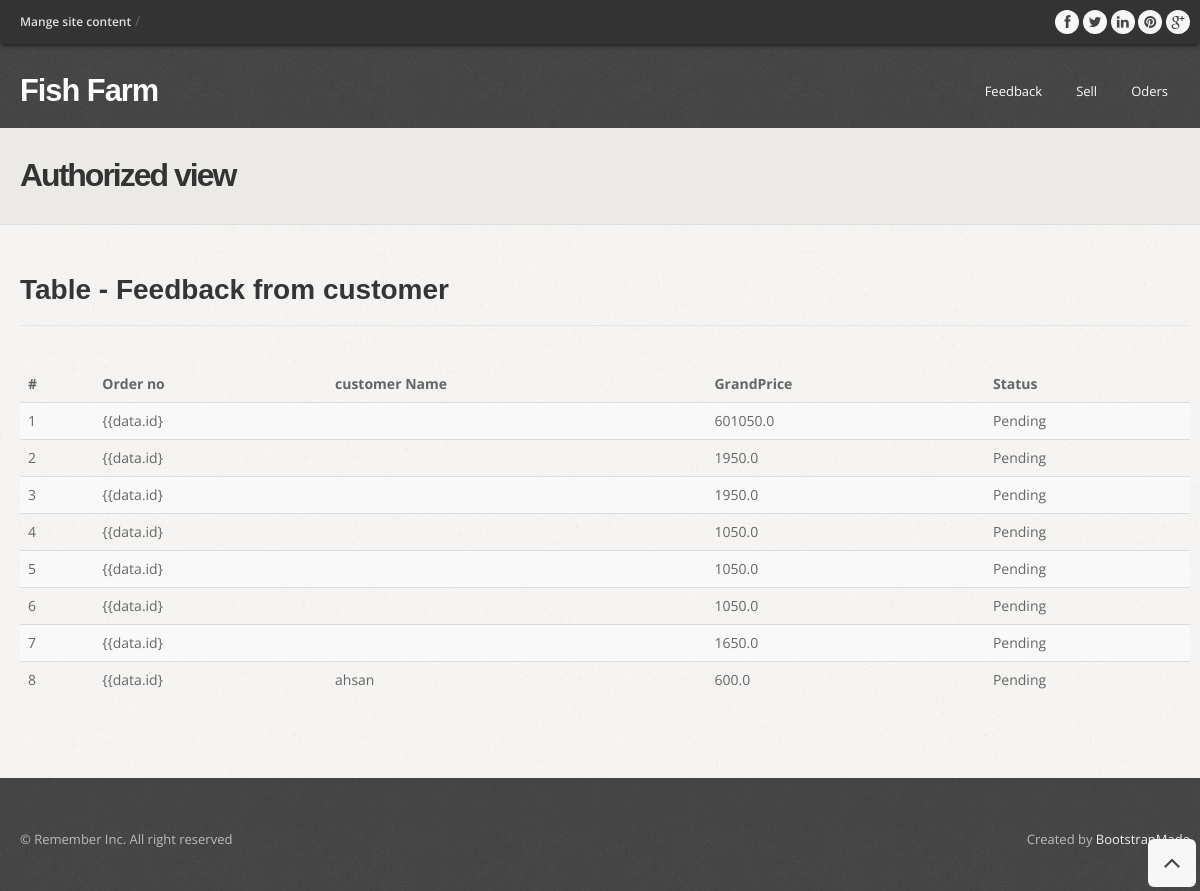
The page /order/ on the database its author committed.
### fishfarm/models.py (models this page shows)
class Req_info(models.Model):
    status=models.CharField(max_length=255, default='Pending')
    Name_Costomer=models.CharField(max_length=255, null=True)
    GrandTotal=models.FloatField(  null=True,default='0.00' )

### fishfarm/views.py (the view)
# urls.py: path('order/', views.order, name='order'),
def order(request):
    dataset = Req_info.objects.all()
    return render(request,'orders.html',{'order':dataset})

### fishfarm/templates/orders.html (shortened to what this page needs)
<!DOCTYPE html>
<html lang="en">
<head>
  {% load static %}
  <link href="{%  static 'css/bootstrap.css'%}" rel="stylesheet" />
  <link href="{%  static 'css/bootstrap-responsive.css'%}" rel="stylesheet" />
  <link href="{%  static 'css/prettyPhoto.css'%}" rel="stylesheet" />
  <link href="{%  static 'css/style.css'%}" rel="stylesheet">
  <link id="t-colors" href="color/default.css" rel="stylesheet" />
</head>
<body>
  <div id="wrapper">
    <header>
      <div class="top">
        <div class="container">
          <div class="row">
            <div class="span6">
              <ul class="topmenu">
                <li><a href="#">Mange site content</a> &#47;</li>
              </ul>
            </div>
            <div class="span6">
              <ul class="social-network">
                <li><a href="#" data-placement="bottom" title="Facebook"><i class="icon-circled icon-bglight icon-facebook"></i></a></li>
                <li><a href="#" data-placement="bottom" title="Twitter"><i class="icon-circled icon-bglight icon-twitter"></i></a></li>
                <li><a href="#" data-placement="bottom" title="Linkedin"><i class="icon-circled icon-linkedin icon-bglight"></i></a></li>
                <li><a href="#" data-placement="bottom" title="Pinterest"><i class="icon-circled icon-pinterest  icon-bglight"></i></a></li>
                <li><a href="#" data-placement="bottom" title="Google +"><i class="icon-circled icon-google-plus icon-bglight"></i></a></li>
              </ul>
            </div>
          </div>
        </div>
      </div>
      <div class="container">
        <div class="row nomargin">
          <div class="span4">
            <div class="logo">
              <h1> Fish Farm</h1>
            </div>
          </div>
          <div class="span8">
            <div class="navbar navbar-static-top">
              <div class="navigation">
                <nav>
                  <ul class="nav topnav">
                    <li><a href="{% url 'feedback'%}">Feedback</a></li>
                    <li>
                      <a href="{% url 'feedback'%}">Sell </a>
                    </li>
                    <li>
                      <a href="{% url 'order'%}">Oders </a>
                    </li>
                  </ul>
                </nav>
              </div>
            </div>
          </div>
        </div>
      </div>
    </header>
    <section id="inner-headline">
      <div class="container">
        <div class="row">
          <div class="span4">
            <div class="inner-heading">
              <h2>Authorized view </h2>
            </div>
          </div>
          <div class="span8">
          </div>
        </div>
      </div>
    </section>
    <section id="content">
      <div class="container">
        <div class="row demobtn">
          <div class="span12">
            <h4 class="heading"><strong>Table</strong> - Feedback from customer</h4>
            <div class="row">
              <div class="span12">
                <div class="solidline"></div>
              </div>
            </div>
            <div class="row">
              <div class="span12">
                <table class="table table-striped">
                    <thead>
                      <tr>
                        <th>
                          #
                        </th>
                        <th>
                            Order no
                        </th>
                        <th>
                            customer Name
                        </th>
                        <th>
                            GrandPrice
                        </th>
                        <th>
                            Status
                        </th>
                      </tr>
                    </thead>
                    <tbody>
                        {% for data in order %}
                      <tr>
                        <td>
                          {{forloop.counter}}
                        </td>
                        <td>
                            {{data.id}
                        </td>
                        <td>
                            {{data.Name_Costomer}}
                        </td>
                        <td>
                            {{data.GrandTotal}}
                        </td>
                        <td>
                            {{data.status}}
                        </td>
                      </tr>
                      {% endfor %}
                    </tbody>
                  </table>
              </div>
            </div>
          </div>
        </div>
      </div>
    </section>
    <footer>
      <div class="container">
        <div class="row">
          <div class="span6">
            <div class="copyright">
              <p><span>&copy; Remember Inc. All right reserved</span></p>
            </div>
          </div>
          <div class="span6">
            <div class="credits">
              Created by <a href="https://bootstrapmade.com/">BootstrapMade</a>
            </div>
          </div>
        </div>
      </div>
    </footer>
  </div>
  <a href="#" class="scrollup"><i class="icon-angle-up icon-rounded icon-bglight icon-2x"></i></a>
</body>
</html>

### fishfarm/static/css/style.css (style rules this page uses)
body { font-family:'Open Sans', Arial, sans-serif; font-size:14px; font-weight:400; line-height:1.6em; color:#656565; }
a { color:#4b5056; }
.bold { font-weight:900; }
.container { padding:0 20px 0 20px; position:relative; }
.row { margin-bottom:30px; }
.row .row { margin-bottom:30px; }
.row.nomargin { margin-bottom:0; }
header { background: url(../img/header-pattern-150.png) repeat; margin:0; padding:0 0 20px; position:relative; z-index:2000; }
header .top { padding:10px 0 10px; margin:0 0 30px; background: url(../img/top-pattern-150.png) repeat; -webkit-box-shadow: 0 4px 4px -2px #222; -moz-box-shadow: 0 4px 4px -2px #222; box-shadow: 0 4px 4px -2px #222; }
header .logo { float:left; }
header .logo h1 { color:#fdfdfd; letter-spacing:-1px; font-size:2.2em; font-weight:900; margin:0; }
header .top .row { margin-bottom:0; }
ul.topmenu { list-style:none; margin:0; }
ul.topmenu li { display:inline; }
ul.topmenu li a { font-size:12px; color: #ddd; font-weight:600; }
ul.social-network { float:right; list-style:none; margin:0; }
ul.social-network li { display:inline; }
header .navigation { float:right; }
header ul.nav li { border:none; margin:0; }
header ul.nav li a { border:none; font-weight:400; }
.navbar .nav > li > a { font-size:13px; color: #fdfdfd; text-shadow: none; }
#content { position:relative; background:#fff; border-top:1px solid #ddd; padding:50px 0 0 0; }
#content { background-image: url(../img/pattern/pat-1.png); background-repeat: repeat; }
#content h4 { font-weight:700; }
#inner-headline { background:#eceae6; position:relative; margin:0; padding:0; }
#inner-headline .inner-heading h2 { color:#333; margin:30px 0 0 0; font-size:32px; letter-spacing:-2px; }
h4.heading { font-weight:300; }
h4.heading strong { font-weight:700; }
.heading { margin-bottom: 20px; }
.heading { position: relative; }
footer { padding:50px 0 0 0; color:#bbb; background: url(../img/header-pattern-150.png) repeat; }
footer a { color:#eee; text-decoration:none; }
.copyright p { text-align:left; font-size:13px; }
.credits { text-align:right; font-size:13px; }
.solidline { border-top:1px solid #e6e6e6; margin:0 0 10px; }
.scrollup { position:fixed; width:32px; height:32px; bottom:20px; right:20px; }
a.scrollup { outline:0; text-decoration:none; }
a i.icon-bglight, a i.icon-bgdark { display: inline-block; }
[class^="icon-"], [class*=" icon-"] { color:#404040; }

### fishfarm/static/css/overwrite.css (style rules this page uses)
h1, h2, h3, h4, h5, h6 { font-family: 'Raleway', sans-serif; color:#353535; font-weight:700; line-height:1.1em; margin-top:0; }
h1 { font-size:60px; margin-bottom:24px; }
h2 { font-size:42px; margin-bottom:22px; }
h4 { font-size:28px; margin-bottom:20px; }
h1 strong,h2 strong,h3 strong,h4 strong,h5 strong,h6 strong { font-weight:900; }
ul, ol { padding: 0; margin: 0 0 10px 25px; }
li { line-height: 1.6em; }
.navbar .nav { border-right:none; border-left:none; }
.navbar .nav > li > a { float: none; font-size:13px; margin-left:10px; margin-right:0; text-decoration: none; text-shadow: none; border-right:none; border-left:none; color: #fff; border:2px solid transparent; padding:4px 10px 4px 10px; background-image: none; background: none; }

### fishfarm/static/css/shortcodes.css (style rules this page uses)
i.icon-bglight { color: #444; background: #f7f7f7; }
.icon-rounded { display: inline-block; border-radius: 6px !important; -moz-border-radius: 6px !important; -webkit-border-radius: 6px !important; -o-border-radius: 6px !important; -ms-border-radius: 6px !important; text-align: center; width: 24px !important; height: 24px !important; line-height: 24px !important; }
.icon-rounded.icon-2x { width: 48px !important; height: 48px !important; line-height: 48px !important; }
.icon-circled { display: inline-block; border-radius: 1000px !important; -moz-border-radius: 1000px !important; -webkit-border-radius: 1000px !important; -o-border-radius: 1000px !important; -ms-border-radius: 1000px !important; text-align: center; width: 24px !important; height: 24px !important; line-height: 24px !important; }

### rows shown on the page
Req_info: GrandTotal "601050.0", status "Pending"
Req_info: GrandTotal "1950.0", status "Pending"
Req_info: GrandTotal "1950.0", status "Pending"
Req_info: GrandTotal "1050.0", status "Pending"
Req_info: GrandTotal "1050.0", status "Pending"
Req_info: GrandTotal "1050.0", status "Pending"
Req_info: GrandTotal "1650.0", status "Pending"
Req_info: Name_Costomer "ahsan", GrandTotal "600.0", status "Pending"
